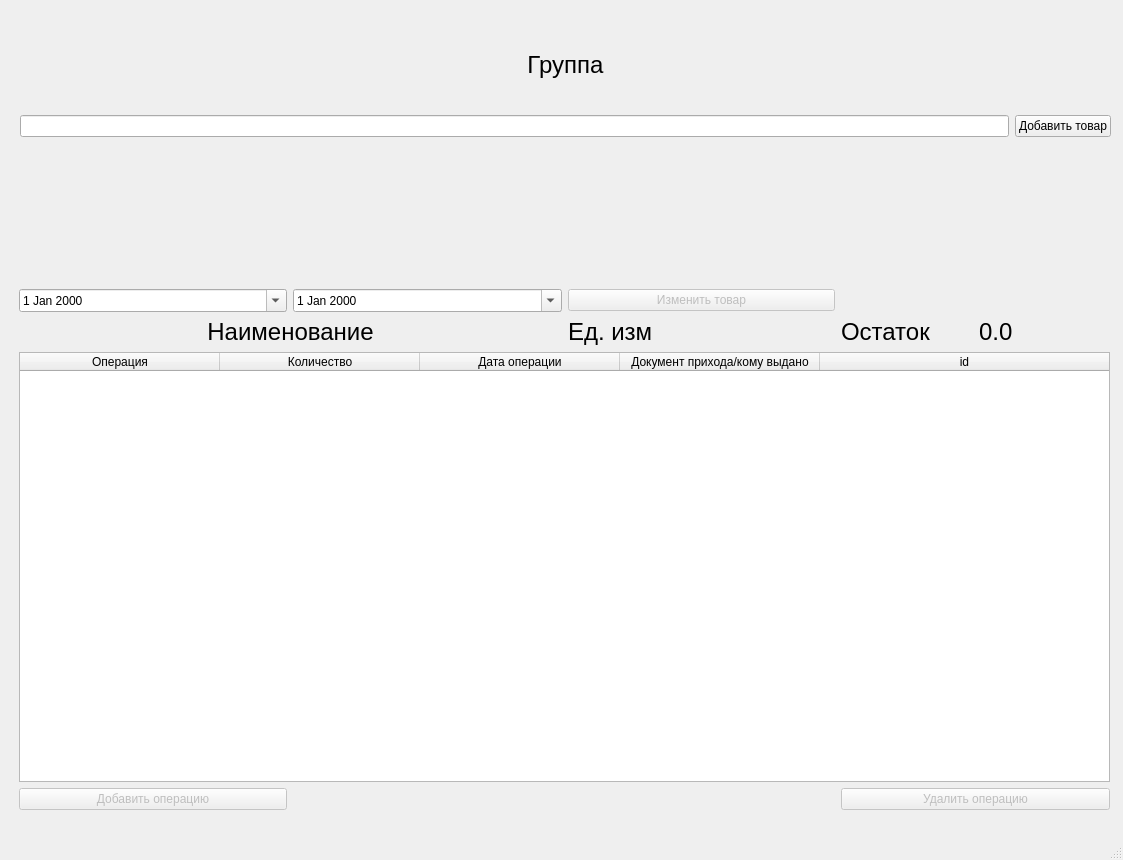
<?xml version="1.0" encoding="UTF-8"?>
<ui version="4.0">
 <class>MainWindow</class>
 <widget class="QMainWindow" name="MainWindow">
  <property name="geometry">
   <rect>
    <x>0</x>
    <y>0</y>
    <width>1123</width>
    <height>860</height>
   </rect>
  </property>
  <property name="windowTitle">
   <string>Начальник склада</string>
  </property>
  <widget class="QWidget" name="centralwidget">
   <widget class="QWidget" name="gridLayoutWidget">
    <property name="geometry">
     <rect>
      <x>19</x>
      <y>289</y>
      <width>1091</width>
      <height>521</height>
     </rect>
    </property>
    <layout class="QGridLayout" name="gridLayout">
     <item row="0" column="0">
      <widget class="QDateEdit" name="dateEdit">
       <property name="calendarPopup">
        <bool>true</bool>
       </property>
      </widget>
     </item>
     <item row="3" column="3">
      <widget class="QPushButton" name="pushButton_2">
       <property name="enabled">
        <bool>false</bool>
       </property>
       <property name="text">
        <string>Удалить операцию</string>
       </property>
      </widget>
     </item>
     <item row="1" column="3">
      <layout class="QHBoxLayout" name="horizontalLayout_5">
       <item>
        <widget class="QLabel" name="label_4">
         <property name="font">
          <font>
           <pointsize>18</pointsize>
          </font>
         </property>
         <property name="text">
          <string>Остаток</string>
         </property>
        </widget>
       </item>
       <item>
        <widget class="QLabel" name="label_5">
         <property name="font">
          <font>
           <pointsize>18</pointsize>
          </font>
         </property>
         <property name="text">
          <string>0.0</string>
         </property>
        </widget>
       </item>
      </layout>
     </item>
     <item row="2" column="0" colspan="4">
      <widget class="QTableWidget" name="tableWidget_2">
       <property name="sizeAdjustPolicy">
        <enum>QAbstractScrollArea::AdjustToContentsOnFirstShow</enum>
       </property>
       <attribute name="horizontalHeaderMinimumSectionSize">
        <number>55</number>
       </attribute>
       <attribute name="horizontalHeaderDefaultSectionSize">
        <number>200</number>
       </attribute>
       <attribute name="horizontalHeaderStretchLastSection">
        <bool>true</bool>
       </attribute>
       <attribute name="verticalHeaderDefaultSectionSize">
        <number>40</number>
       </attribute>
       <column>
        <property name="text">
         <string>Операция</string>
        </property>
       </column>
       <column>
        <property name="text">
         <string>Количество</string>
        </property>
       </column>
       <column>
        <property name="text">
         <string>Дата операции</string>
        </property>
       </column>
       <column>
        <property name="text">
         <string>Документ прихода/кому выдано</string>
        </property>
       </column>
       <column>
        <property name="text">
         <string>id</string>
        </property>
       </column>
      </widget>
     </item>
     <item row="3" column="0">
      <layout class="QHBoxLayout" name="horizontalLayout">
       <item>
        <widget class="QPushButton" name="pushButton_3">
         <property name="enabled">
          <bool>false</bool>
         </property>
         <property name="text">
          <string>Добавить операцию</string>
         </property>
        </widget>
       </item>
      </layout>
     </item>
     <item row="0" column="1">
      <widget class="QDateEdit" name="dateEdit_2">
       <property name="calendarPopup">
        <bool>true</bool>
       </property>
      </widget>
     </item>
     <item row="1" column="0" colspan="2">
      <widget class="QLabel" name="label_2">
       <property name="font">
        <font>
         <pointsize>18</pointsize>
        </font>
       </property>
       <property name="text">
        <string>Наименование</string>
       </property>
       <property name="alignment">
        <set>Qt::AlignCenter</set>
       </property>
      </widget>
     </item>
     <item row="1" column="2">
      <widget class="QLabel" name="label_3">
       <property name="font">
        <font>
         <pointsize>18</pointsize>
        </font>
       </property>
       <property name="text">
        <string>Ед. изм</string>
       </property>
      </widget>
     </item>
     <item row="0" column="2">
      <widget class="QPushButton" name="pushButton">
       <property name="enabled">
        <bool>false</bool>
       </property>
       <property name="text">
        <string>Изменить товар</string>
       </property>
      </widget>
     </item>
    </layout>
   </widget>
   <widget class="QWidget" name="verticalLayoutWidget">
    <property name="geometry">
     <rect>
      <x>20</x>
      <y>20</y>
      <width>1091</width>
      <height>117</height>
     </rect>
    </property>
    <layout class="QVBoxLayout" name="verticalLayout_3">
     <item>
      <widget class="QLabel" name="label">
       <property name="font">
        <font>
         <pointsize>18</pointsize>
        </font>
       </property>
       <property name="text">
        <string>Группа</string>
       </property>
       <property name="alignment">
        <set>Qt::AlignCenter</set>
       </property>
      </widget>
     </item>
     <item>
      <layout class="QHBoxLayout" name="horizontalLayout_2">
       <item>
        <widget class="QLineEdit" name="lineEdit"/>
       </item>
       <item>
        <widget class="QPushButton" name="pushButton_5">
         <property name="text">
          <string>Добавить товар</string>
         </property>
        </widget>
       </item>
      </layout>
     </item>
    </layout>
   </widget>
  </widget>
  <widget class="QStatusBar" name="statusbar"/>
 </widget>
 <resources/>
 <connections/>
</ui>
